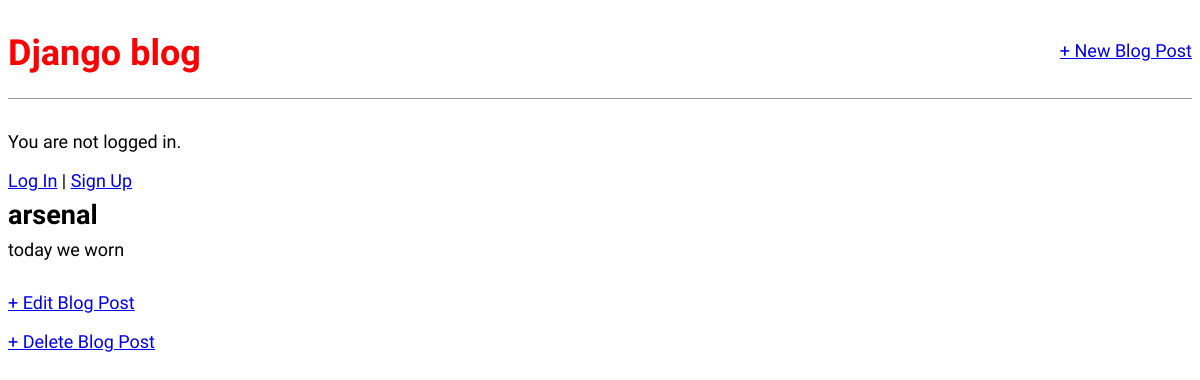
/post/1/, run on an earlier commit of the app's database.
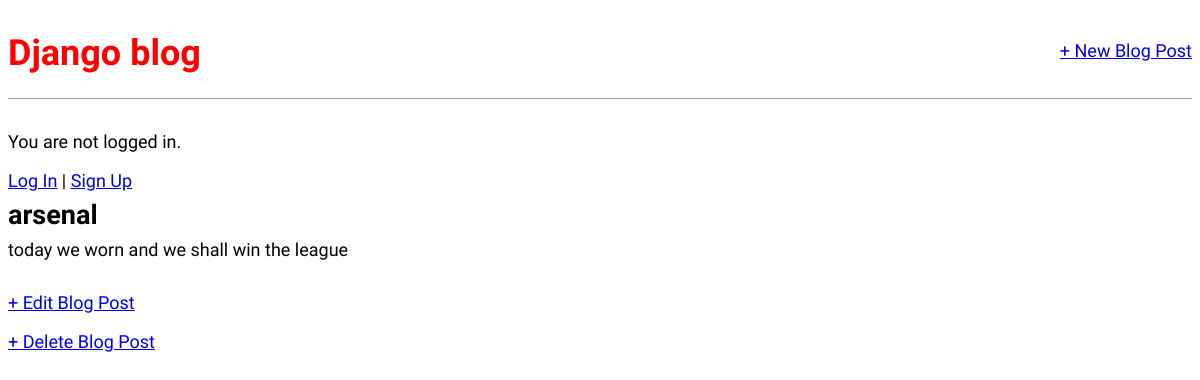
And on a later commit of the database.
### blog/models.py (models this page shows, shortened)
class Post(models.Model):
    title = models.CharField(max_length=200)
    author = models.ForeignKey(
        "auth.User",
        on_delete=models.CASCADE,
    )
    body = models.TextField()

### blog/views.py (the view)
# urls.py: path("post/<int:pk>/", BlogDetailView.as_view(), name="post_detail"),
class BlogDetailView(DetailView):
    model = Post
    template_name = "post_detail.html"

### templates/post_detail.html
{% extends "base.html" %}
{% block content %}
<div class="post-entry">
    <h2>{{ post.title }}</h2>
    <p>{{ object.body }}</p>
</div>
<a href="{% url 'post_edit' post.pk %}">+ Edit Blog Post</a>
<p><a href="{% url 'post_delete' post.pk %}">+ Delete Blog Post</a></p>
{% endblock content %}

What changed in the data, as far as the page shows it:
changed Post "arsenal": body "today we worn" → "today we worn and we shall win the league"
